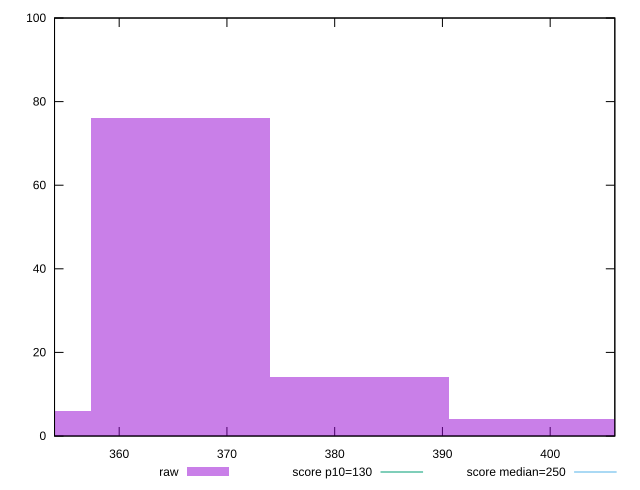

Reproduce this figure in gnuplot.
reset

$raw <<EOF
398.9243533121795 4
349.0588091481571 6
365.6806572028312 76
382.30250525750535 14
EOF

set key outside below
set boxwidth 16.621848054674146
set xrange [354:406]
set yrange [0:100]
set trange [0:100]
set style fill transparent solid 0.5 noborder

set parametric
set terminal svg size 640, 490 enhanced background rgb 'white'
set output "reports/report_00033_2021-03-01T14-23-16.841Z/max-potential-fid/samples/astro-inner-cached/raw/histogram.svg"

plot $raw title "raw" with boxes, \
     130,t title "score p10=130", \
     250,t title "score median=250"

reset
